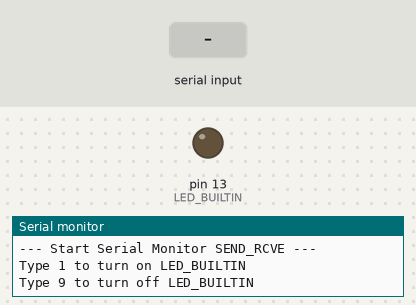
A sketch run on a simulated Arduino Uno, built with avr-gcc and run on an emulated ATmega328P. On the bench: output pins drawn as LEDs (lit = HIGH), the last lines printed to the serial monitor. The inputs (shaded band) are chosen by the test bench.

Above: at 1.2 s.
1.3 s: "1" received over Serial
At 1.7 s:
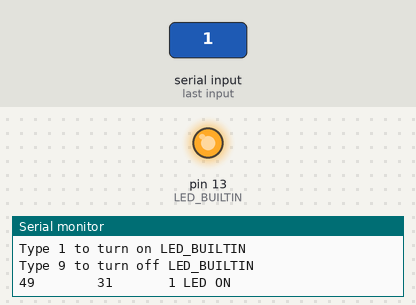
2.8 s: "0" received over Serial
At 4.1 s:
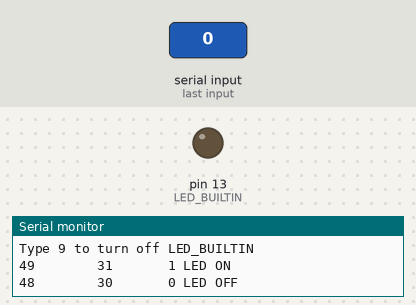
Timing chart, 0 to 5.8 s (numbered marks = the images above; inputs shaded):
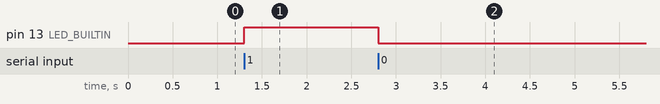

The sketch:

serial_monitor_control.ino
```cpp
/* YourDuinoStarter_SerialMonitor_SEND_RCVE<br> - WHAT IT DOES:
   - Receives characters from Serial Monitor
   - Displays received character as Decimal, Hexadecimal and Character
   - Controls pin 13 LED from Keyboard
 - CONNECTIONS:
   - None: Pin 13 built-in LED
*/

/*-----( Declare Variables )-----*/
int ByteReceived;

/****** SETUP: RUNS ONCE ******/
void setup()
{
  Serial.begin(9600);  //setup serial monitor
  // print heading to serial monitor
  Serial.println("--- Start Serial Monitor SEND_RCVE ---");
  Serial.println("Type 1 to turn on LED_BUILTIN");
  Serial.println("Type 9 to turn off LED_BUILTIN");
  Serial.println();
  pinMode(LED_BUILTIN, OUTPUT);
}
//--(end setup )---

/****** LOOP: RUNS CONSTANTLY ******/
void loop()
{
  if (Serial.available() > 0) //check if serial buffer had value
  {
    ByteReceived = Serial.read(); // read byte from serial
    Serial.print(ByteReceived);   //print byte ASCII Code
    Serial.print("        ");      //pring a "tab" space
    Serial.print(ByteReceived, HEX); //print byte ASCII Hex
    Serial.print("       ");     //pring a "tab" space
    Serial.print(char(ByteReceived)); //print charicter

    if(ByteReceived == '1') // Single Quote! This is a character.
    {
      digitalWrite(LED_BUILTIN,HIGH); //LED on
      Serial.print(" LED ON ");
    }

    if(ByteReceived == '0')
    {
      digitalWrite(LED_BUILTIN,LOW); //LED off
      Serial.print(" LED OFF");
    }

    Serial.println();    // End the line

  // END Serial Available
  }
}

//--(end main loop )---

/*********( THE END )***********/
```

Measured:
- after the input at 1.3 s, pin 13 (LED_BUILTIN): LOW → HIGH at once
- after the input at 2.8 s, pin 13 (LED_BUILTIN): HIGH → LOW at once
